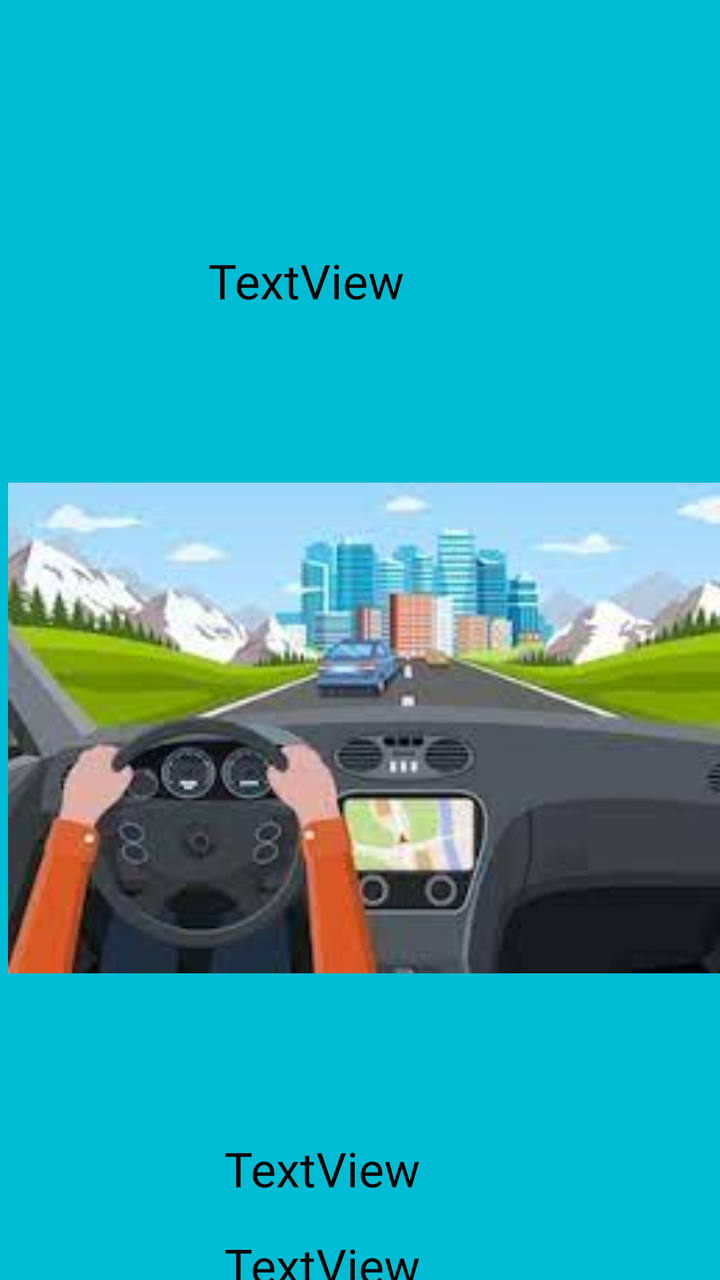
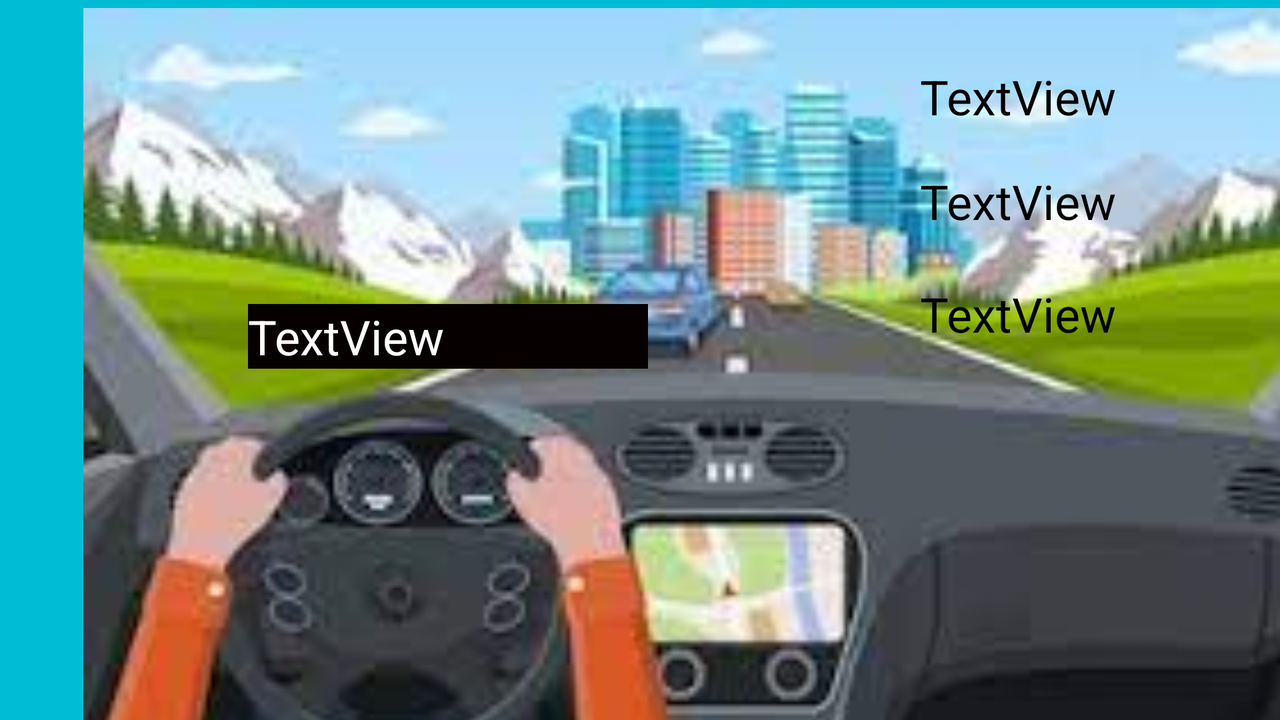

One screen, two layout resources from the same app: the default and the author's alternative for another configuration. Each is rendered where Android would select it; the XML of both is given below.
<!-- AndroidManifest.xml: application theme Theme.Baymaxzilla -->
<!-- res/layout/activity_main.xml -->
<?xml version="1.0" encoding="utf-8"?>
<androidx.constraintlayout.widget.ConstraintLayout xmlns:android="http://schemas.android.com/apk/res/android"
    xmlns:app="http://schemas.android.com/apk/res-auto"
    xmlns:tools="http://schemas.android.com/tools"
    android:layout_width="match_parent"
    android:layout_height="match_parent"
    android:background="#00BCD4"
    tools:context=".MainActivity">

    <ImageView
        android:id="@+id/ivventana"
        android:layout_width="400dp"
        android:layout_height="288dp"
        android:layout_marginStart="4dp"
        android:layout_marginTop="220dp"
        app:layout_constraintStart_toStartOf="parent"
        app:layout_constraintTop_toTopOf="parent"
        app:srcCompat="@drawable/carrito1" />

    <TextView
        android:id="@+id/tvgiroscopiox"
        android:layout_width="180sp"
        android:layout_height="wrap_content"
        android:layout_marginStart="112dp"
        android:layout_marginTop="60dp"
        android:text="TextView"
        android:textColor="#000000"
        android:textSize="24sp"
        app:layout_constraintStart_toStartOf="parent"
        app:layout_constraintTop_toBottomOf="@+id/ivventana" />

    <TextView
        android:id="@+id/tvindicaciones"
        android:layout_width="180sp"
        android:layout_height="wrap_content"
        android:layout_marginStart="104dp"
        android:layout_marginTop="124dp"
        android:text="TextView"
        android:textColor="#000000"
        android:textSize="24sp"
        app:layout_constraintStart_toStartOf="parent"
        app:layout_constraintTop_toTopOf="parent" />

    <TextView
        android:id="@+id/tvgiroscopioy"
        android:layout_width="180sp"
        android:layout_height="wrap_content"
        android:layout_marginStart="112dp"
        android:layout_marginTop="16dp"
        android:text="TextView"
        android:textColor="#000000"
        android:textSize="24sp"
        app:layout_constraintStart_toStartOf="parent"
        app:layout_constraintTop_toBottomOf="@+id/tvgiroscopiox" />

    <TextView
        android:id="@+id/tvgiroscopioz"
        android:layout_width="180sp"
        android:layout_height="wrap_content"
        android:layout_marginStart="112dp"
        android:layout_marginTop="16dp"
        android:text="TextView"
        android:textColor="#000000"
        android:textSize="24sp"
        app:layout_constraintStart_toStartOf="parent"
        app:layout_constraintTop_toBottomOf="@+id/tvgiroscopioy" />
</androidx.constraintlayout.widget.ConstraintLayout>
<!-- resources referenced by this layout -->
<resources>
  <!-- drawable carrito1: jpeg bitmap (drawable-v24, 7915 bytes) -->
  <style name="Theme.Baymaxzilla" parent="Theme.MaterialComponents.DayNight.DarkActionBar">
          
          <item name="colorPrimary">@color/purple_500</item>
          <item name="colorPrimaryVariant">@color/purple_700</item>
          <item name="colorOnPrimary">@color/white</item>
          
          <item name="colorSecondary">@color/teal_200</item>
          <item name="colorSecondaryVariant">@color/teal_700</item>
          <item name="colorOnSecondary">@color/black</item>
          
          <item name="android:statusBarColor">?attr/colorPrimaryVariant</item>
          
      </style>
</resources>
<!-- res/layout-land/activity_main.xml (the author's variant of the layout above) -->
<!-- drawn on the phone turned sideways -->
<?xml version="1.0" encoding="utf-8"?>
<androidx.constraintlayout.widget.ConstraintLayout xmlns:android="http://schemas.android.com/apk/res/android"
    xmlns:app="http://schemas.android.com/apk/res-auto"
    xmlns:tools="http://schemas.android.com/tools"
    android:layout_width="match_parent"
    android:layout_height="match_parent"
    android:background="#00BCD4">

    <ImageView
        android:id="@+id/ivventana"
        android:layout_width="729dp"
        android:layout_height="401dp"
        android:layout_marginStart="4dp"
        android:layout_marginTop="4dp"
        app:layout_constraintStart_toStartOf="parent"
        app:layout_constraintTop_toTopOf="parent"
        app:srcCompat="@drawable/carrito1" />

    <TextView
        android:id="@+id/tvgiroscopiox"
        android:layout_width="200sp"
        android:layout_height="wrap_content"
        android:layout_marginStart="460dp"
        android:layout_marginTop="32dp"
        android:text="TextView"
        android:textColor="#000000"
        android:textSize="24sp"
        app:layout_constraintStart_toStartOf="parent"
        app:layout_constraintTop_toTopOf="parent" />

    <TextView
        android:id="@+id/tvindicaciones"
        android:layout_width="200sp"
        android:layout_height="wrap_content"
        android:layout_marginStart="124dp"
        android:layout_marginTop="152dp"
        android:background="#070000"
        android:text="TextView"
        android:textColor="#FFFFFF"
        android:textSize="24sp"
        app:layout_constraintStart_toStartOf="parent"
        app:layout_constraintTop_toTopOf="parent" />

    <TextView
        android:id="@+id/tvgiroscopioy"
        android:layout_width="200sp"
        android:layout_height="wrap_content"
        android:layout_marginStart="460dp"
        android:layout_marginTop="20dp"
        android:text="TextView"
        android:textColor="#000000"
        android:textSize="24sp"
        app:layout_constraintStart_toStartOf="parent"
        app:layout_constraintTop_toBottomOf="@+id/tvgiroscopiox" />

    <TextView
        android:id="@+id/tvgiroscopioz"
        android:layout_width="200sp"
        android:layout_height="wrap_content"
        android:layout_marginStart="460dp"
        android:layout_marginTop="24dp"
        android:text="TextView"
        android:textColor="#000000"
        android:textSize="24sp"
        app:layout_constraintStart_toStartOf="parent"
        app:layout_constraintTop_toBottomOf="@+id/tvgiroscopioy" />
</androidx.constraintlayout.widget.ConstraintLayout>
